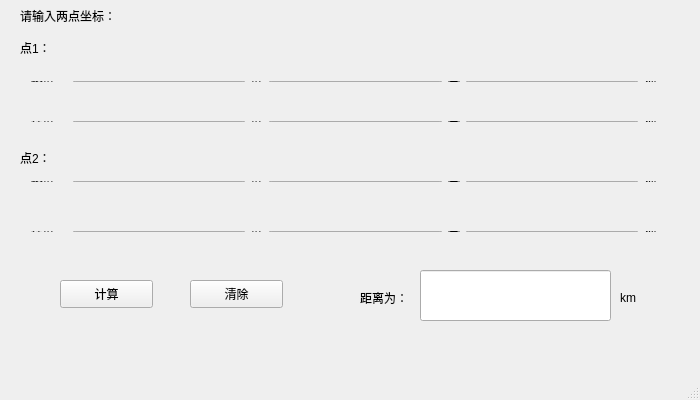
<?xml version="1.0" encoding="UTF-8"?>
<ui version="4.0">
 <class>MainWindow</class>
 <widget class="QMainWindow" name="MainWindow">
  <property name="geometry">
   <rect>
    <x>0</x>
    <y>0</y>
    <width>700</width>
    <height>400</height>
   </rect>
  </property>
  <property name="minimumSize">
   <size>
    <width>700</width>
    <height>400</height>
   </size>
  </property>
  <property name="maximumSize">
   <size>
    <width>700</width>
    <height>400</height>
   </size>
  </property>
  <property name="windowTitle">
   <string>earth</string>
  </property>
  <widget class="QWidget" name="centralWidget">
   <widget class="QLabel" name="label">
    <property name="geometry">
     <rect>
      <x>20</x>
      <y>0</y>
      <width>121</width>
      <height>31</height>
     </rect>
    </property>
    <property name="text">
     <string>请输入两点坐标：</string>
    </property>
   </widget>
   <widget class="QWidget" name="layoutWidget">
    <property name="geometry">
     <rect>
      <x>20</x>
      <y>110</y>
      <width>647</width>
      <height>23</height>
     </rect>
    </property>
    <layout class="QHBoxLayout" name="horizontalLayout_2">
     <item>
      <widget class="QLabel" name="label_5">
       <property name="text">
        <string>纬度：</string>
       </property>
      </widget>
     </item>
     <item>
      <widget class="QLineEdit" name="le_wdd1"/>
     </item>
     <item>
      <widget class="QLabel" name="label_7">
       <property name="text">
        <string>度</string>
       </property>
      </widget>
     </item>
     <item>
      <widget class="QLineEdit" name="le_wdf1"/>
     </item>
     <item>
      <widget class="QLabel" name="label_8">
       <property name="text">
        <string>分</string>
       </property>
      </widget>
     </item>
     <item>
      <widget class="QLineEdit" name="le_wdm1"/>
     </item>
     <item>
      <widget class="QLabel" name="label_9">
       <property name="text">
        <string>秒</string>
       </property>
      </widget>
     </item>
    </layout>
   </widget>
   <widget class="QWidget" name="layoutWidget_3">
    <property name="geometry">
     <rect>
      <x>20</x>
      <y>220</y>
      <width>647</width>
      <height>23</height>
     </rect>
    </property>
    <layout class="QHBoxLayout" name="horizontalLayout_4">
     <item>
      <widget class="QLabel" name="label_14">
       <property name="text">
        <string>纬度：</string>
       </property>
      </widget>
     </item>
     <item>
      <widget class="QLineEdit" name="le_wdd2"/>
     </item>
     <item>
      <widget class="QLabel" name="label_15">
       <property name="text">
        <string>度</string>
       </property>
      </widget>
     </item>
     <item>
      <widget class="QLineEdit" name="le_wdf2"/>
     </item>
     <item>
      <widget class="QLabel" name="label_16">
       <property name="text">
        <string>分</string>
       </property>
      </widget>
     </item>
     <item>
      <widget class="QLineEdit" name="le_wdm2"/>
     </item>
     <item>
      <widget class="QLabel" name="label_17">
       <property name="text">
        <string>秒</string>
       </property>
      </widget>
     </item>
    </layout>
   </widget>
   <widget class="QLabel" name="label_18">
    <property name="geometry">
     <rect>
      <x>20</x>
      <y>40</y>
      <width>72</width>
      <height>15</height>
     </rect>
    </property>
    <property name="text">
     <string>点1：</string>
    </property>
   </widget>
   <widget class="QLabel" name="label_20">
    <property name="geometry">
     <rect>
      <x>20</x>
      <y>150</y>
      <width>72</width>
      <height>15</height>
     </rect>
    </property>
    <property name="text">
     <string>点2：</string>
    </property>
   </widget>
   <widget class="QWidget" name="layoutWidget_2">
    <property name="geometry">
     <rect>
      <x>20</x>
      <y>170</y>
      <width>647</width>
      <height>23</height>
     </rect>
    </property>
    <layout class="QHBoxLayout" name="horizontalLayout_3">
     <item>
      <widget class="QLabel" name="label_10">
       <property name="text">
        <string>经度：</string>
       </property>
      </widget>
     </item>
     <item>
      <widget class="QLineEdit" name="le_jdd2"/>
     </item>
     <item>
      <widget class="QLabel" name="label_11">
       <property name="text">
        <string>度</string>
       </property>
      </widget>
     </item>
     <item>
      <widget class="QLineEdit" name="le_jdf2"/>
     </item>
     <item>
      <widget class="QLabel" name="label_12">
       <property name="text">
        <string>分</string>
       </property>
      </widget>
     </item>
     <item>
      <widget class="QLineEdit" name="le_jdm2"/>
     </item>
     <item>
      <widget class="QLabel" name="label_13">
       <property name="text">
        <string>秒</string>
       </property>
      </widget>
     </item>
    </layout>
   </widget>
   <widget class="QLabel" name="label_19">
    <property name="geometry">
     <rect>
      <x>360</x>
      <y>290</y>
      <width>72</width>
      <height>15</height>
     </rect>
    </property>
    <property name="text">
     <string>距离为：</string>
    </property>
   </widget>
   <widget class="QLineEdit" name="le_show">
    <property name="geometry">
     <rect>
      <x>420</x>
      <y>270</y>
      <width>191</width>
      <height>51</height>
     </rect>
    </property>
    <property name="styleSheet">
     <string notr="true">font: 14pt &quot;Adobe Arabic&quot;;</string>
    </property>
    <property name="text">
     <string/>
    </property>
   </widget>
   <widget class="QPushButton" name="show">
    <property name="geometry">
     <rect>
      <x>60</x>
      <y>280</y>
      <width>93</width>
      <height>28</height>
     </rect>
    </property>
    <property name="text">
     <string>计算</string>
    </property>
   </widget>
   <widget class="QPushButton" name="clear">
    <property name="geometry">
     <rect>
      <x>190</x>
      <y>280</y>
      <width>93</width>
      <height>28</height>
     </rect>
    </property>
    <property name="text">
     <string>清除</string>
    </property>
   </widget>
   <widget class="QWidget" name="layoutWidget">
    <property name="geometry">
     <rect>
      <x>20</x>
      <y>70</y>
      <width>647</width>
      <height>23</height>
     </rect>
    </property>
    <layout class="QHBoxLayout" name="horizontalLayout">
     <item>
      <widget class="QLabel" name="label_2">
       <property name="text">
        <string>经度：</string>
       </property>
      </widget>
     </item>
     <item>
      <widget class="QLineEdit" name="le_jdd1"/>
     </item>
     <item>
      <widget class="QLabel" name="label_6">
       <property name="text">
        <string>度</string>
       </property>
      </widget>
     </item>
     <item>
      <widget class="QLineEdit" name="le_jdf1"/>
     </item>
     <item>
      <widget class="QLabel" name="label_3">
       <property name="text">
        <string>分</string>
       </property>
      </widget>
     </item>
     <item>
      <widget class="QLineEdit" name="le_jdm1"/>
     </item>
     <item>
      <widget class="QLabel" name="label_4">
       <property name="text">
        <string>秒</string>
       </property>
      </widget>
     </item>
    </layout>
   </widget>
   <widget class="QLabel" name="label_21">
    <property name="geometry">
     <rect>
      <x>620</x>
      <y>290</y>
      <width>72</width>
      <height>15</height>
     </rect>
    </property>
    <property name="text">
     <string>km</string>
    </property>
   </widget>
  </widget>
  <widget class="QMenuBar" name="menuBar">
   <property name="geometry">
    <rect>
     <x>0</x>
     <y>0</y>
     <width>700</width>
     <height>26</height>
    </rect>
   </property>
  </widget>
  <widget class="QStatusBar" name="statusBar"/>
 </widget>
 <layoutdefault spacing="6" margin="11"/>
 <resources/>
 <connections/>
</ui>
